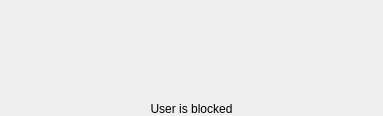
<?xml version="1.0" encoding="UTF-8"?>
<ui version="4.0">
 <class>ContactToolTip</class>
 <widget class="QWidget" name="ContactToolTip">
  <property name="geometry">
   <rect>
    <x>0</x>
    <y>0</y>
    <width>378</width>
    <height>114</height>
   </rect>
  </property>
  <property name="windowTitle">
   <string>Form</string>
  </property>
  <layout class="QGridLayout" name="gridLayout" rowstretch="0,0,0,0,1,0" columnstretch="0,0,1">
   <property name="margin">
    <number>0</number>
   </property>
   <item row="0" column="0" rowspan="5">
    <widget class="QLabel" name="avatarLabel">
     <property name="minimumSize">
      <size>
       <width>96</width>
       <height>96</height>
      </size>
     </property>
     <property name="maximumSize">
      <size>
       <width>96</width>
       <height>96</height>
      </size>
     </property>
     <property name="text">
      <string/>
     </property>
     <property name="scaledContents">
      <bool>true</bool>
     </property>
     <property name="alignment">
      <set>Qt::AlignHCenter|Qt::AlignTop</set>
     </property>
    </widget>
   </item>
   <item row="0" column="1" rowspan="5">
    <widget class="QLabel" name="presenceIcon">
     <property name="sizePolicy">
      <sizepolicy hsizetype="Maximum" vsizetype="Preferred">
       <horstretch>0</horstretch>
       <verstretch>0</verstretch>
      </sizepolicy>
     </property>
     <property name="text">
      <string/>
     </property>
     <property name="alignment">
      <set>Qt::AlignHCenter|Qt::AlignTop</set>
     </property>
    </widget>
   </item>
   <item row="0" column="2">
    <widget class="QLabel" name="nameLabel">
     <property name="font">
      <font>
       <weight>75</weight>
       <bold>true</bold>
      </font>
     </property>
     <property name="text">
      <string/>
     </property>
     <property name="textFormat">
      <enum>Qt::PlainText</enum>
     </property>
    </widget>
   </item>
   <item row="1" column="2">
    <widget class="QLabel" name="idLabel">
     <property name="text">
      <string/>
     </property>
     <property name="textFormat">
      <enum>Qt::PlainText</enum>
     </property>
    </widget>
   </item>
   <item row="2" column="2">
    <widget class="QLabel" name="presenceLabel">
     <property name="text">
      <string/>
     </property>
     <property name="textFormat">
      <enum>Qt::PlainText</enum>
     </property>
    </widget>
   </item>
   <item row="3" column="2">
    <widget class="QLabel" name="presenceMessageLabel">
     <property name="text">
      <string/>
     </property>
     <property name="textFormat">
      <enum>Qt::RichText</enum>
     </property>
     <property name="wordWrap">
      <bool>true</bool>
     </property>
    </widget>
   </item>
   <item row="4" column="2">
    <spacer name="verticalSpacer">
     <property name="orientation">
      <enum>Qt::Vertical</enum>
     </property>
     <property name="sizeType">
      <enum>QSizePolicy::Expanding</enum>
     </property>
     <property name="sizeHint" stdset="0">
      <size>
       <width>268</width>
       <height>10</height>
      </size>
     </property>
    </spacer>
   </item>
   <item row="5" column="0" colspan="3">
    <widget class="QLabel" name="blockedLabel">
     <property name="text">
      <string>User is blocked</string>
     </property>
     <property name="alignment">
      <set>Qt::AlignCenter</set>
     </property>
    </widget>
   </item>
  </layout>
 </widget>
 <resources/>
 <connections/>
 <slots>
  <slot>openLink(QString)</slot>
 </slots>
</ui>
